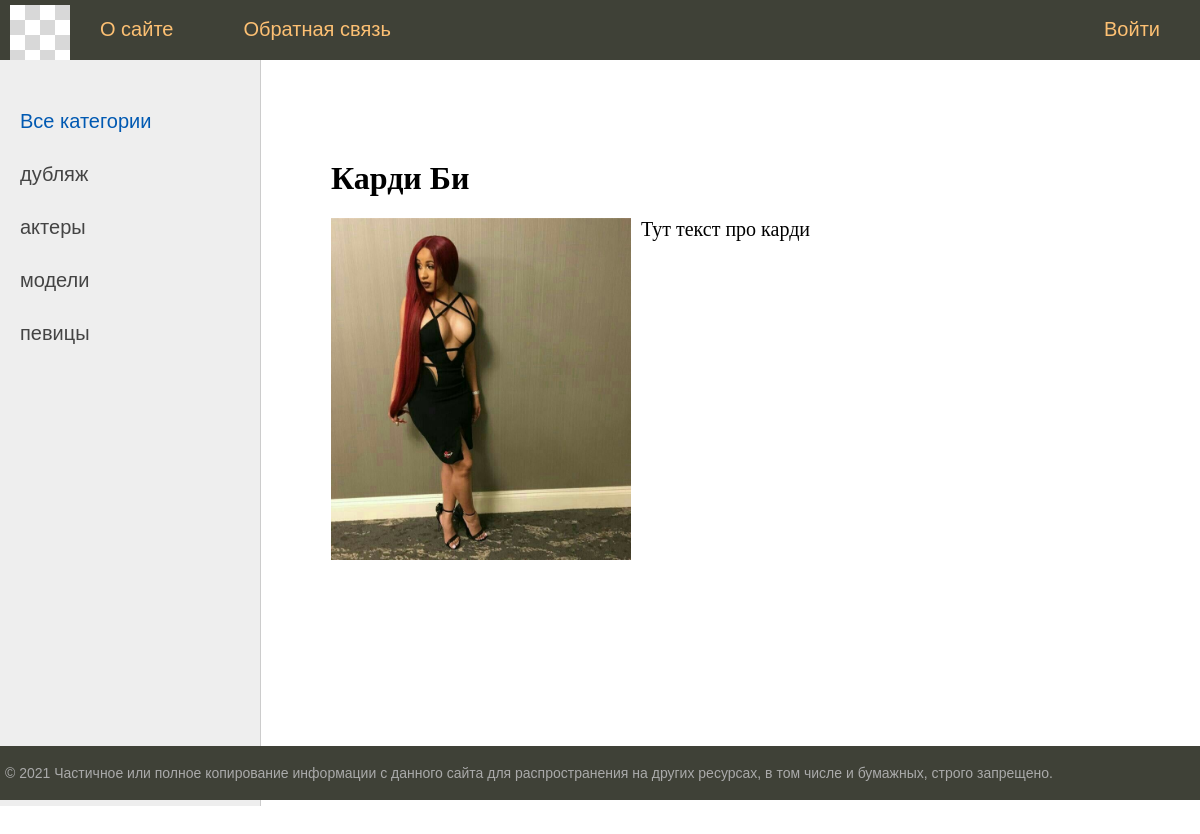
The app's page /post/cb with its own data.
### substation/models.py (models this page shows, shortened)
class Category(models.Model):
    name = models.CharField(max_length=255, db_index=True, verbose_name="Категория")
    slug = models.SlugField(max_length=255, unique=True, db_index=True, verbose_name="URL")
    def get_absolute_url(self):
        return reverse('category', kwargs={'cat_slug': self.slug})
    class Meta:
        verbose_name = 'Категория'
        verbose_name_plural = 'Категории'
        ordering = ['id', 'name']

class Testing(models.Model):
    title = models.CharField(max_length=255, verbose_name='Заголовок')
    slug = models.SlugField(max_length=255, unique=True, db_index=True, verbose_name="URL")
    content = models.TextField(blank=True)
    photo = models.ImageField(upload_to="photos/%y/%m/%d/", verbose_name='Фотография')
    time_create = models.DateTimeField(auto_now_add=True, verbose_name='Время создания')
    time_update = models.DateTimeField(auto_now=True, verbose_name='Время обновления')
    is_published = models.BooleanField(default=True, verbose_name='Опубликовано')
    cat = models.ForeignKey('Category', on_delete=models.PROTECT, null=True, verbose_name='Категория')
    def __str__(self):
        return self.title
    class Meta:
        verbose_name = 'Известные женщины'
        verbose_name_plural = 'Известные женщины'
        ordering = ['time_create', 'title']

### substation/views.py (the view)
# urls.py: path('post/<slug:post_slug>', ShowPost.as_view(), name="post"),
class ShowPost(DataMixin, DetailView):
    model = Testing
    template_name = 'substation/post.html'
    slug_url_kwarg = 'post_slug'
    context_object_name = 'post'
    def get_context_data(self, *, object_list=None, **kwargs):
        context = super().get_context_data(**kwargs)
        c_def = self.get_user_context(title=context['post'])
        context = dict(list(context.items()) + list(c_def.items()))
        return context

### substation/utils.py (called while the page is built)
    def get_user_context(self, **kwargs):
        context = kwargs
        cats = Category.objects.all()
        user_menu = menu.copy()
        if not self.request.user.is_authenticated:
            user_menu.pop(1)
        context['menu'] = user_menu
        context['cats'] = cats
        if 'cat_selected' not in context:
            context['cat_selected'] = 0
        return context

### templates/substation/post.html
{% extends 'substation/base.html' %}
{% block content %}
<h1>{{ post.title }}</h1>
    {% if post.photo %}
        <p><img class="img-article-left" src="{{ post.photo.url }}"></p>
    {% endif %}
{{ post.content|linebreaks }}
{% endblock %}

### templates/substation/base.html (shortened to what this page needs)
{% load static %}
{% load testing_tags %}
<!DOCTYPE html>
<html>
<head>
	<link type="text/css" href="{% static 'substation/css/styles.css' %}" rel="stylesheet" />
</head>
<body>
<table class="table-page" border=0 cellpadding="0" cellspacing="0">
<tr><td valign=top>
<div class="header">
    <ul id="mainmenu" class="mainmenu">
    <li class="logo"><a href="{% url 'home' %}"><div class="logo"></div></a></li>
        {% block mainmenu %}
        {% for m in menu %}
            {% if not forloop.last %}
                    <li><a href="{% url m.url_name %}">{{m.title}}</a></li>
            {% else %}
                    <li class="last"><a href="{% url m.url_name %}">{{m.title}}</a></li>
            {% endif %}
        {% endfor %}
        {% endblock mainmenu %}
    </ul>
</div>
<table class="table-content" border=0 cellpadding="0" cellspacing="0">
<tr>
	<td valign="top" class="left-chapters">
	<ul id="leftchapters">
        {% if cat_selected == 0 %}
            <li class="selected">Все категории</li>
        {% else%}
            <li class="selected"><a href="{% url 'home' %}">Все категории</a></li>
        {% endif %}
        {% for c in cats %}
            {% if c.pk == cat_selected %}
                <li class="selected">{{ c.name }}</li>
            {% else %}
                <li><a href="{{ c.get_absolute_url }}">{{ c.name }}</a></li>
            {% endif %}
        {% endfor %}
	</ul>
</td>
<td valign="top" class="content">
	<div class="content-text">
{% block content %}
{% endblock %}
	</div>
</td></tr></table>
</td></tr>
<tr><td valign=top>
	<div id="footer">
		<p>&copy; 2021 Частичное или полное копирование информации с данного сайта для распространения на других ресурсах, в том числе и бумажных, строго запрещено.</p>
	</div>
</td></tr></table>
</body>
</html>

### substation/static/substation/css/styles.css (style rules this page uses)
html, body { font-family: 'Arial'; margin: 0; padding: 0; height: 100%; width: 100%; color: #444; }
a { color: #0059b2; text-decoration: none; }
img { max-width: 600px; height: auto; }
img.img-article-left { max-width: 300px; height: auto; float: left; padding: 0 10px 10px 0; }
.table-page { width: 100%; height: 100%; vertical-align: top; }
.table-page tr { height: 100%; }
.header { background: #3F4137; height: 60px; }
.logo { background: url('../images/logo.png') no-repeat 10px 5px; width: 70px; height: 60px; }
ul.mainmenu { list-style: none; margin: 0; padding: 0; height: 60px; color: #fdc073; font-size: 20px; overflow: hidden; }
ul.mainmenu li { float: left; margin: 18px 40px 0 30px; }
ul.mainmenu li.logo { margin: 0; }
ul.mainmenu li.last { float: right; }
ul.mainmenu li a { color: #fdc073; text-decoration: none; }
.table-content { width: 100%; min-height: 100%; height: 100%; }
.left-chapters { margin: 0; background: #eee; border-right: 1px solid #ccc; min-height: 100%; }
.left-chapters ul { width: 230px; min-height: 100%; margin: 0; padding: 20px 10px 10px 20px; list-style: none; font-size: 20px; }
.left-chapters ul li { margin: 30px 0 0 0; color: #999; }
.left-chapters ul li.selected { color: #0059b2; }
.left-chapters ul li a { color: #444; text-decoration: none; }
.content { padding: 40px 20px 20px 40px; width: 100%; box-sizing: border-box; }
.content-text { margin: 60px 0 0 30px; color: #000; font-size: 20px; font-family: Yandex Sans Display Light; }
.content-text h1 { font-size: 32px; }
#footer { box-sizing: border-box; background: #3F4137; padding: 5px; color: #aaa; font-size: 14px; font-family: Verdana, Geneva, Arial, Helvetica; text-align: left; overflow: hidden; }

### records on screen
Category: name "дубляж"
Category: name "актеры"
Category: name "модели"
Category: name "певицы"
Testing: title "Карди Би", photo (picture), content "Тут текст про карди"

### other values on screen
{{ m.title }} "О сайте" "Обратная связь"
{{ m.title }} "Войти"
